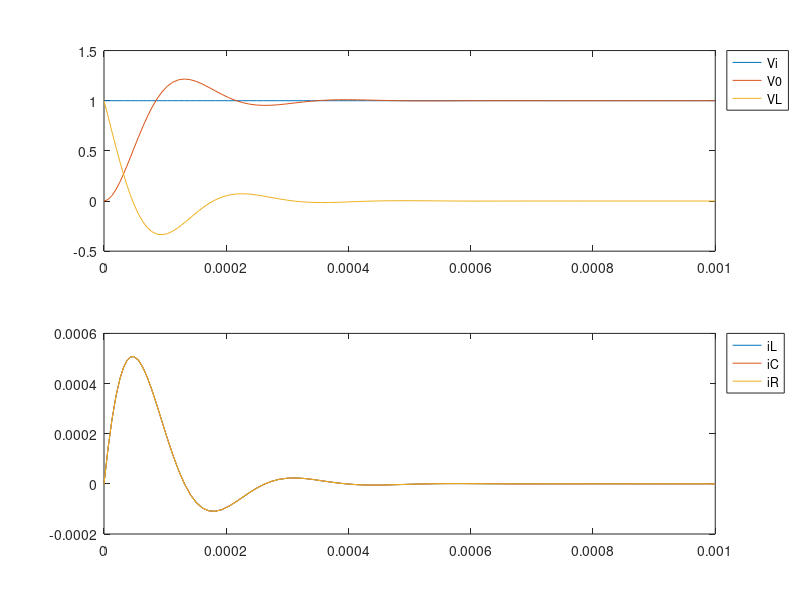

The MATLAB source for this figure:
%%%%%%%%%%%%%%%%%%%%%%%
% Variables de estado %
%%%%%%%%%%%%%%%%%%%%%%%

function var_states()
	T = [0, 1*10^-3];
	[xi xf] = Ci();
	[t, x] = ode45(@Ec_RLC, T, [xi xf]);
	Y = Ec_RLC2(t, x); Y = Y';
	figure('Name', 'b', 'NumberTitle', 'off', 'Position', [50 50 1000 600]);
	subplot(2,1,1);
	h = plot(t, [Vi(t) Y(:,1) Y(:,2)]);
	legend(h, 'Vi', 'V0', 'VL', 'location', 'BestOutside');
	subplot(2,1,2);
	h = plot(t, [Y(:,3) Y(:,4) Y(:,5)]);
	legend(h, 'iL', 'iC', 'iR', 'location', 'BestOutside');
end

function Xp = Ec_RLC(t, X)
	[A B C D] = ABCD();
	Xp = A * X + B * Vi(t);
end

function Y0 = Ec_RLC2(t, x)
	[A B C D] = ABCD();
	Y0 = zeros(length(D), length(t));
	for j = 1:length(t)
		Y0(:,j) = C * x(j,:)' + D * Vi(t(j));
	end
end

%%%%%%%%%%%%%%%%%%%%%%%%%%%%%%%%%%%%%%
% Variables especificas del circuito %
%%%%%%%%%%%%%%%%%%%%%%%%%%%%%%%%%%%%%%

function [A B C D] = ABCD()
	[R L C] = RLC();
	A = [ 0 1/C; -1/L -R/L ];
	B = [ 0 ; 1/L ];
	C = [1 0; -1 -R; 0 1; 0 1; 0 1];
	D = [0; 1; 0; 0; 0];
end

function [R L C] = RLC()
	R = 1*10^3;
	L = 43*10^-3;
	C = 33*10^-9;
end

function Vi = Vi(t)
	Vi = 1 * t.^0; % es importante "t.^0" ya que mantiene el tamanio de t
end

function [vi il] = Ci()
	vi = 0; il = 0;
end